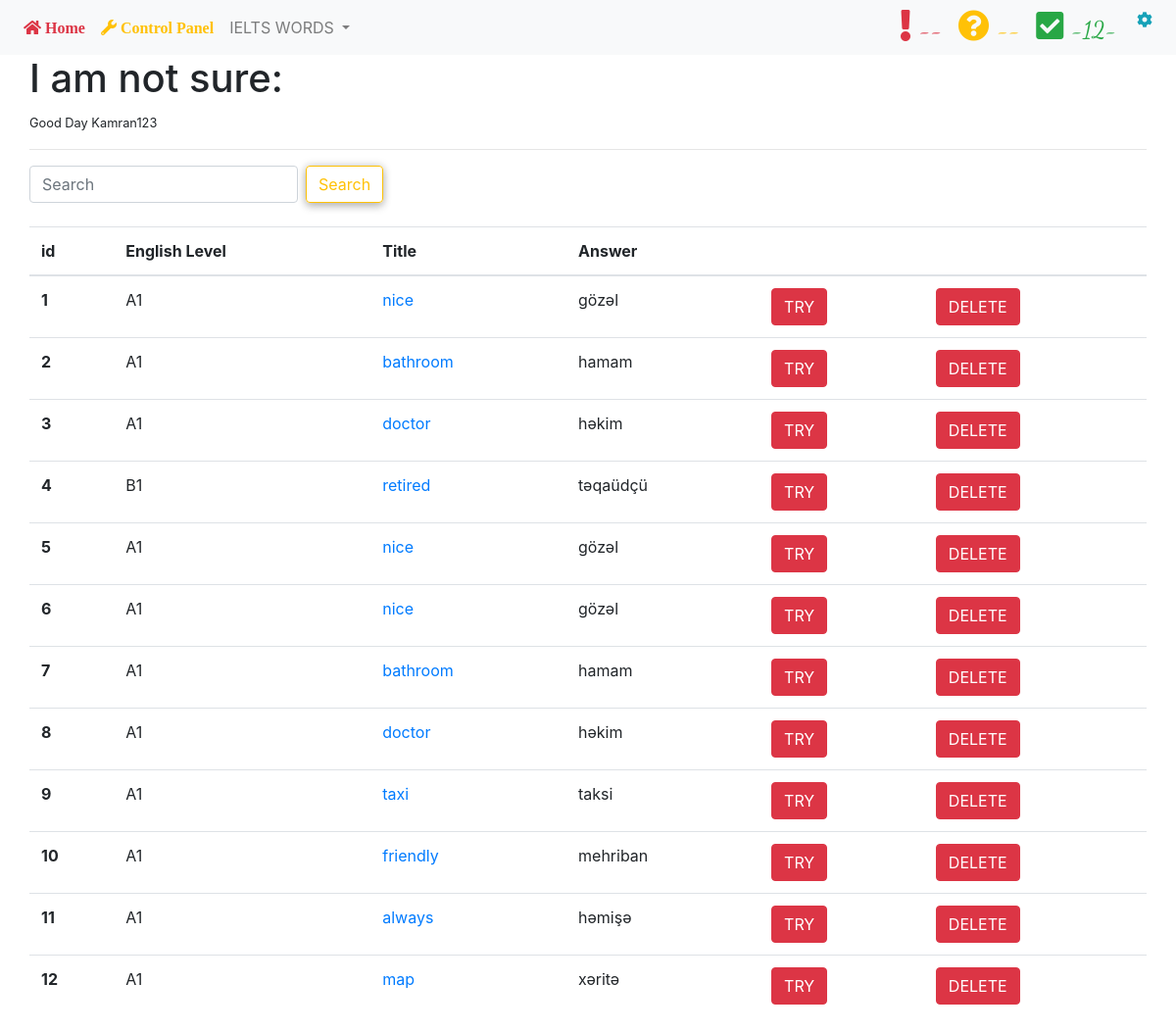
The page /correct/ (signed in) on the database its author committed.
### views/models.py (models this page shows)
class Corrects(db.Model):
    id = db.Column(db.Integer, primary_key=True)
    kind = db.Column(db.String(10), nullable=False)
    title = db.Column(db.String(10), nullable=False)
    answer = db.Column(db.String(10), nullable=False)
    author = db.Column(db.String(10), nullable=False)

### views/correct.py (the view)
@correct_b.route("/correct/",methods = ['GET','POST'])
@login_required
def correct_1():
    cors = Corrects.query.filter_by(author = session['username']).all()
    cors = Corrects.query.filter_by(author = session['username']).all()
    session['cors_w']=len(cors)
    if cors:
        return render_template('correct.html',cors = cors)
    else:
        return render_template('correct.html')

### views/models.py (called while the page is built)
def login_required(f):
    @wraps(f)
    def decorated_function(*args, **kwargs):
        if 'logged_in' in session:
            return f(*args, **kwargs)
        else:
            flash('Please login to enter this page','danger')
            return redirect(url_for('login'))
    return decorated_function

### templates/correct.html (shortened to what this page needs)
{% extends 'index.html' %}
{% block body %}
<h1>I am not sure: </h1>
<small>Good Day {{session['username']}}</small>
<hr>
<form class="form-inline md-form mr-auto mb-4" action="/co_search" method="POST">
    <input class="form-control mr-sm-2" type="text" name='qu_keyword' placeholder="Search" aria-label="Search">
    <button class="btn btn-outline-warning btn-rounded  my-0" type="submit">Search</button>
</form>
<table class="table table-hover">
    <thead>
        <tr>
            <th scope="col">id</th>
            <th scope="col">English Level</th>
            <th scope="col">Title</th>
            <th scope="col">Answer</th>
            <th scope="col"></th>
            <th scope="col"></th>
        </tr>
    </thead>
    <tbody>
        {% if cors %} {% for cor in cors %}
        <tr>
            <th scope="row"> {{ loop.index0+1 }} </th>
            <td>{{cor.kind}}</td>
            <td> <a href="/go_2/{{cor.title}}/{{cor.kind}}"> {{cor.title}} </a></td>
            <td>{{cor.answer}}</td>
            <td><a href="/go_2/{{cor.title}}/{{cor.kind}}" class='btn btn-danger'>TRY</a></td>
            <td><a href="/delete_3/{{cor.id}}" class='btn btn-danger'>DELETE</a></td>
        </tr>
        {% endfor %}
    </tbody>
</table>
{% else %}
<div class="alert alert-danger">No questions yet</div>
{% endif %}
{% endblock body %}

### templates/index.html (shortened to what this page needs)
<!DOCTYPE html>
<html lang="en">
<head>
    <link rel="stylesheet" href="https://stackpath.bootstrapcdn.com/bootstrap/4.4.1/css/bootstrap.min.css">
    <link rel="stylesheet" href="https://use.fontawesome.com/releases/v5.0.13/css/all.css">
    <link rel="stylesheet" href="{{ url_for('static', filename='style_1.css')}}">
    <link rel="stylesheet" href="{{ url_for('static', filename='app.js')}}">
</head>
<body>
    {% include 'includes/navbar.html' %}
    <div class='container' >
        {% include 'includes/messages.html' %} {% block body %} {% endblock body %}
    </div>
</body>
</html>

### templates/includes/navbar.html (shortened to what this page needs)
{% if session['username'] %}
<nav class="navbar navbar-expand-lg navbar-light bg-light">
    <div class="collapse navbar-collapse" id="navbarSupportedContent">
        <ul class="navbar-nav mr-auto">
            <li class="nav-item">
                <a class="nav-link text-danger" href="/"><i class="fas fa-home ">
                Home
                </i></a>
            </li>
            <li class="nav-item">
                <a class="nav-link text-warning" href="/dashboard">
                <i class="fas fa-wrench ">
                    Control Panel
                </i></a>
            </li>
            <li class="nav-item dropdown">
                <a class="nav-link dropdown-toggle" href="#" id="navbarDropdown" role="button" data-toggle="dropdown" aria-haspopup="true" aria-expanded="false">
                    {% if session['kind'] == 'A1' %}
                        A1
                    {% elif session['kind'] == 'A2' %}
                        A2
                    {% elif session['kind'] == 'B1' %}
                        B1
                    {% elif session['kind'] == 'B2' %}
                        B2
                    {% else %}
                        IELTS WORDS
                    {% endif %}
                </a>
            </li>
        </ul>
        <ul class="navbar-nav ml-auto ">
            <li class="nav-item ">
                <a class="nav-link" href="/out_exclamation">
                    <i class="fas fa-exclamation text-danger fa-2x">
                    <h4 style="font-family: 'Dancing Script', cursive;">
                        -{{session['quantity']}}-
                    </h4>
                    </i>
                </a>
            </li>
            <li class="nav-item ">
                <a class="nav-link" href="/out_question_circle">
                    <i class="fas fa-question-circle text-warning fa-2x">
                        <h4 style="font-family: 'Dancing Script', cursive;">
                            -{{session['amounts']}}-
                        </h4>
                    </i>
                </a>
            </li>
            <li class="nav-item ">
                <a class="nav-link" href="/correct">
                    <i class="fas fa-check-square text-success fa-2x ">
                        <h4 style="font-family: 'Dancing Script', cursive;">
                             -{{session['cors_w']}}-
                        </h4>
                    </i>
                </a>
            </li>
            <li class="nav-item dropdown">
                <a class="nav-link fas fa-cog text-info" style="cursor:pointer" id="navbarDropdown" role="button" data-toggle="dropdown" aria-haspopup="true" aria-expanded="false">
                </a>
            </li>
        </ul>
    </div>
</nav>
{% endif %}

### static/style_1.css (style rules this page uses)
.container { padding: 0; width: 100%; }
button { padding: 10px; border-radius: 5px; background-color: rgb(255, 255, 255); border: 1px solid rgb(172, 172, 172); border-top-left-radius: 20px; border-bottom-right-radius: 20px; margin-bottom: 10px; box-shadow: 0 4px 8px 0 rgba(0, 0, 0, 0.2), 0 0px 10px 0 rgba(0, 0, 0, 0.19); }
.nav-link { padding: 2px; }
h4 { display: inline; }

### rows shown on the page
Corrects: kind "A1", title "nice", answer "gözəl"
Corrects: kind "A1", title "bathroom", answer "hamam"
Corrects: kind "A1", title "doctor", answer "həkim"
Corrects: kind "B1", title "retired", answer "təqaüdçü"
Corrects: kind "A1", title "nice", answer "gözəl"
Corrects: kind "A1", title "nice", answer "gözəl"
Corrects: kind "A1", title "bathroom", answer "hamam"
Corrects: kind "A1", title "doctor", answer "həkim"
Corrects: kind "A1", title "taxi", answer "taksi"
Corrects: kind "A1", title "friendly", answer "mehriban"
Corrects: kind "A1", title "always", answer "həmişə"
Corrects: kind "A1", title "map", answer "xəritə"

### other values the page prints
{{ session['cors_w'] }} "12"
{{ session['username'] }} "Kamran123"
